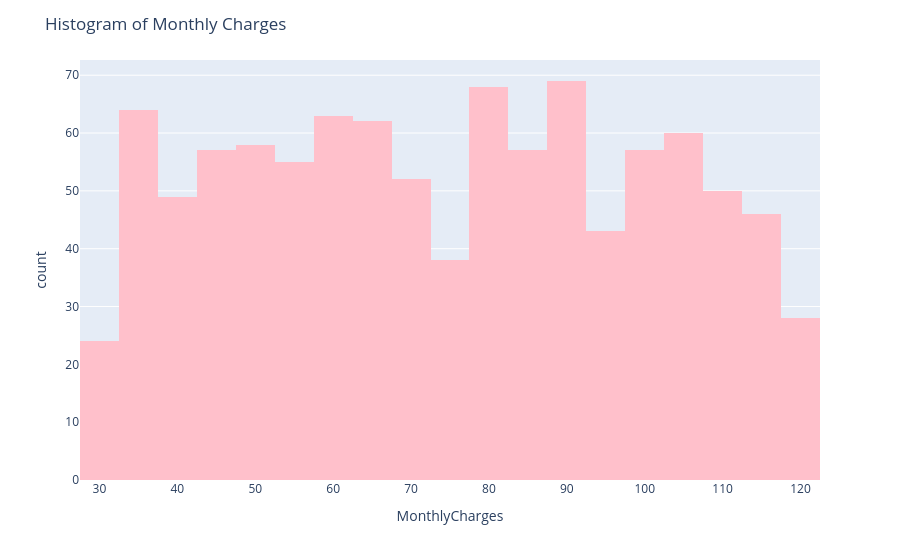

Notebook cell for this chart:
### Code cell
import plotly.express as px

fig = px.histogram(df, x='MonthlyCharges', color_discrete_sequence=['pink'])

fig.update_layout(title='Histogram of Monthly Charges')

fig.show()

### Figure 1 — Plotly figure (JSON) as saved in the notebook; plotly's stock layout.template omitted (floating-point values rounded to 4 significant figures; data arrays with more than 128 entries replaced by an {"elided": "..."} marker saying what was removed)
{"data": [{"bingroup": "x", "hovertemplate": "MonthlyCharges=%{x}<br>count=%{y}<extra></extra>", "legendgroup": "", "marker": {"color": "pink", "pattern": {"shape": ""}}, "name": "", "orientation": "v", "showlegend": false, "type": "histogram", "x": {"elided": "1000 float values"}, "xaxis": "x", "yaxis": "y"}], "layout": {"barmode": "relative", "legend": {"tracegroupgap": 0}, "margin": {"t": 60}, "title": {"text": "Histogram of Monthly Charges"}, "xaxis": {"anchor": "y", "domain": [0, 1], "title": {"text": "MonthlyCharges"}}, "yaxis": {"anchor": "x", "domain": [0, 1], "title": {"text": "count"}}}}
